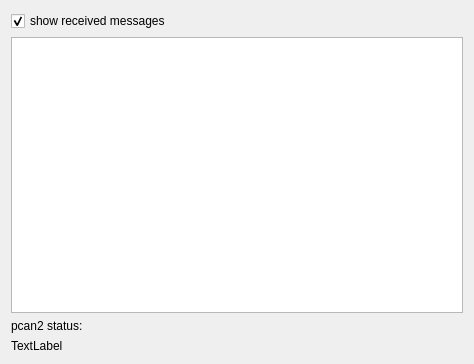
<?xml version="1.0" encoding="UTF-8"?>
<ui version="4.0">
 <class>Dialog</class>
 <widget class="QDialog" name="Dialog">
  <property name="geometry">
   <rect>
    <x>0</x>
    <y>0</y>
    <width>474</width>
    <height>364</height>
   </rect>
  </property>
  <property name="windowTitle">
   <string>dialog</string>
  </property>
  <layout class="QVBoxLayout" name="verticalLayout">
   <item>
    <widget class="QCheckBox" name="showReceivedMessages">
     <property name="text">
      <string>show received messages</string>
     </property>
     <property name="checked">
      <bool>true</bool>
     </property>
    </widget>
   </item>
   <item>
    <widget class="QTextEdit" name="textEdit"/>
   </item>
   <item>
    <widget class="QLabel" name="StatusLabel">
     <property name="text">
      <string>pcan2 status:</string>
     </property>
    </widget>
   </item>
   <item>
    <widget class="QLabel" name="StatusRawLabel">
     <property name="text">
      <string>TextLabel</string>
     </property>
    </widget>
   </item>
  </layout>
 </widget>
 <resources/>
 <connections/>
</ui>
